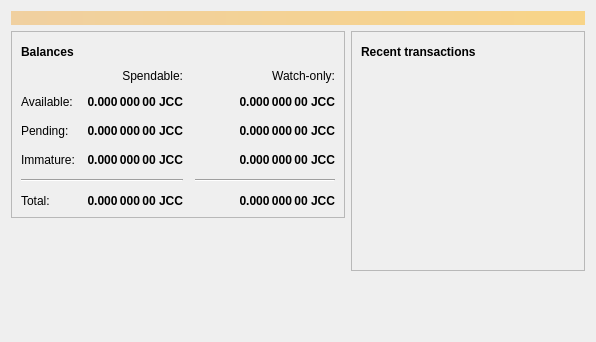
<?xml version="1.0" encoding="UTF-8"?>
<ui version="4.0">
 <class>OverviewPage</class>
 <widget class="QWidget" name="OverviewPage">
  <property name="geometry">
   <rect>
    <x>0</x>
    <y>0</y>
    <width>596</width>
    <height>342</height>
   </rect>
  </property>
  <property name="windowTitle">
   <string>Form</string>
  </property>
  <layout class="QVBoxLayout" name="topLayout">
   <item>
    <widget class="QLabel" name="labelAlerts">
     <property name="visible">
      <bool>false</bool>
     </property>
     <property name="styleSheet">
      <string notr="true">QLabel { background-color: qlineargradient(x1: 0, y1: 0, x2: 1, y2: 0, stop:0 #F0D0A0, stop:1 #F8D488); color:#000000; }</string>
     </property>
     <property name="wordWrap">
      <bool>true</bool>
     </property>
     <property name="margin">
      <number>3</number>
     </property>
     <property name="textInteractionFlags">
      <set>Qt::TextSelectableByMouse</set>
     </property>
    </widget>
   </item>
   <item>
    <layout class="QHBoxLayout" name="horizontalLayout" stretch="1,1">
     <item>
      <layout class="QVBoxLayout" name="verticalLayout_2">
       <item>
        <widget class="QFrame" name="frame">
         <property name="frameShape">
          <enum>QFrame::StyledPanel</enum>
         </property>
         <property name="frameShadow">
          <enum>QFrame::Raised</enum>
         </property>
         <layout class="QVBoxLayout" name="verticalLayout_4">
          <item>
           <layout class="QHBoxLayout" name="horizontalLayout_4">
            <item>
             <widget class="QLabel" name="label_5">
              <property name="font">
               <font>
                <weight>75</weight>
                <bold>true</bold>
               </font>
              </property>
              <property name="text">
               <string>Balances</string>
              </property>
             </widget>
            </item>
            <item>
             <widget class="QPushButton" name="labelWalletStatus">
              <property name="enabled">
               <bool>true</bool>
              </property>
              <property name="maximumSize">
               <size>
                <width>30</width>
                <height>16777215</height>
               </size>
              </property>
              <property name="toolTip">
               <string>The displayed information may be out of date. Your wallet automatically synchronizes with the johnnycash network after a connection is established, but this process has not completed yet.</string>
              </property>
              <property name="text">
               <string/>
              </property>
              <property name="icon">
               <iconset resource="../bitcoin.qrc">
                <normaloff>:/icons/warning</normaloff>
                <disabledoff>:/icons/warning</disabledoff>:/icons/warning</iconset>
              </property>
              <property name="iconSize">
               <size>
                <width>24</width>
                <height>24</height>
               </size>
              </property>
              <property name="flat">
               <bool>true</bool>
              </property>
             </widget>
            </item>
            <item>
             <spacer name="horizontalSpacer_3">
              <property name="orientation">
               <enum>Qt::Horizontal</enum>
              </property>
              <property name="sizeHint" stdset="0">
               <size>
                <width>40</width>
                <height>20</height>
               </size>
              </property>
             </spacer>
            </item>
           </layout>
          </item>
          <item>
           <layout class="QGridLayout" name="gridLayout">
            <property name="spacing">
             <number>12</number>
            </property>
            <item row="2" column="2">
             <widget class="QLabel" name="labelWatchPending">
              <property name="font">
               <font>
                <weight>75</weight>
                <bold>true</bold>
               </font>
              </property>
              <property name="cursor">
               <cursorShape>IBeamCursor</cursorShape>
              </property>
              <property name="toolTip">
               <string>Unconfirmed transactions to watch-only addresses</string>
              </property>
              <property name="text">
               <string notr="true">0.000 000 00 JCC</string>
              </property>
              <property name="alignment">
               <set>Qt::AlignRight|Qt::AlignTrailing|Qt::AlignVCenter</set>
              </property>
              <property name="textInteractionFlags">
               <set>Qt::LinksAccessibleByMouse|Qt::TextSelectableByKeyboard|Qt::TextSelectableByMouse</set>
              </property>
             </widget>
            </item>
            <item row="2" column="1">
             <widget class="QLabel" name="labelUnconfirmed">
              <property name="font">
               <font>
                <weight>75</weight>
                <bold>true</bold>
               </font>
              </property>
              <property name="cursor">
               <cursorShape>IBeamCursor</cursorShape>
              </property>
              <property name="toolTip">
               <string>Total of transactions that have yet to be confirmed, and do not yet count toward the spendable balance</string>
              </property>
              <property name="text">
               <string notr="true">0.000 000 00 JCC</string>
              </property>
              <property name="alignment">
               <set>Qt::AlignRight|Qt::AlignTrailing|Qt::AlignVCenter</set>
              </property>
              <property name="textInteractionFlags">
               <set>Qt::LinksAccessibleByMouse|Qt::TextSelectableByKeyboard|Qt::TextSelectableByMouse</set>
              </property>
             </widget>
            </item>
            <item row="3" column="2">
             <widget class="QLabel" name="labelWatchImmature">
              <property name="font">
               <font>
                <weight>75</weight>
                <bold>true</bold>
               </font>
              </property>
              <property name="cursor">
               <cursorShape>IBeamCursor</cursorShape>
              </property>
              <property name="toolTip">
               <string>Mined balance in watch-only addresses that has not yet matured</string>
              </property>
              <property name="text">
               <string notr="true">0.000 000 00 JCC</string>
              </property>
              <property name="alignment">
               <set>Qt::AlignRight|Qt::AlignTrailing|Qt::AlignVCenter</set>
              </property>
              <property name="textInteractionFlags">
               <set>Qt::LinksAccessibleByMouse|Qt::TextSelectableByKeyboard|Qt::TextSelectableByMouse</set>
              </property>
             </widget>
            </item>
            <item row="4" column="0" colspan="2">
             <widget class="Line" name="line">
              <property name="orientation">
               <enum>Qt::Horizontal</enum>
              </property>
             </widget>
            </item>
            <item row="4" column="2">
             <widget class="Line" name="lineWatchBalance">
              <property name="sizePolicy">
               <sizepolicy hsizetype="Preferred" vsizetype="Fixed">
                <horstretch>0</horstretch>
                <verstretch>0</verstretch>
               </sizepolicy>
              </property>
              <property name="minimumSize">
               <size>
                <width>140</width>
                <height>0</height>
               </size>
              </property>
              <property name="orientation">
               <enum>Qt::Horizontal</enum>
              </property>
             </widget>
            </item>
            <item row="5" column="0">
             <widget class="QLabel" name="labelTotalText">
              <property name="text">
               <string>Total:</string>
              </property>
             </widget>
            </item>
            <item row="3" column="1">
             <widget class="QLabel" name="labelImmature">
              <property name="font">
               <font>
                <weight>75</weight>
                <bold>true</bold>
               </font>
              </property>
              <property name="cursor">
               <cursorShape>IBeamCursor</cursorShape>
              </property>
              <property name="toolTip">
               <string>Mined balance that has not yet matured</string>
              </property>
              <property name="text">
               <string notr="true">0.000 000 00 JCC</string>
              </property>
              <property name="alignment">
               <set>Qt::AlignRight|Qt::AlignTrailing|Qt::AlignVCenter</set>
              </property>
              <property name="textInteractionFlags">
               <set>Qt::LinksAccessibleByMouse|Qt::TextSelectableByKeyboard|Qt::TextSelectableByMouse</set>
              </property>
             </widget>
            </item>
            <item row="2" column="3">
             <spacer name="horizontalSpacer_2">
              <property name="orientation">
               <enum>Qt::Horizontal</enum>
              </property>
              <property name="sizeHint" stdset="0">
               <size>
                <width>40</width>
                <height>20</height>
               </size>
              </property>
             </spacer>
            </item>
            <item row="3" column="0">
             <widget class="QLabel" name="labelImmatureText">
              <property name="text">
               <string>Immature:</string>
              </property>
             </widget>
            </item>
            <item row="5" column="1">
             <widget class="QLabel" name="labelTotal">
              <property name="font">
               <font>
                <weight>75</weight>
                <bold>true</bold>
               </font>
              </property>
              <property name="cursor">
               <cursorShape>IBeamCursor</cursorShape>
              </property>
              <property name="toolTip">
               <string>Your current total balance</string>
              </property>
              <property name="text">
               <string notr="true">0.000 000 00 JCC</string>
              </property>
              <property name="alignment">
               <set>Qt::AlignRight|Qt::AlignTrailing|Qt::AlignVCenter</set>
              </property>
              <property name="textInteractionFlags">
               <set>Qt::LinksAccessibleByMouse|Qt::TextSelectableByKeyboard|Qt::TextSelectableByMouse</set>
              </property>
             </widget>
            </item>
            <item row="5" column="2">
             <widget class="QLabel" name="labelWatchTotal">
              <property name="font">
               <font>
                <weight>75</weight>
                <bold>true</bold>
               </font>
              </property>
              <property name="cursor">
               <cursorShape>IBeamCursor</cursorShape>
              </property>
              <property name="toolTip">
               <string>Current total balance in watch-only addresses</string>
              </property>
              <property name="text">
               <string notr="true">0.000 000 00 JCC</string>
              </property>
              <property name="alignment">
               <set>Qt::AlignRight|Qt::AlignTrailing|Qt::AlignVCenter</set>
              </property>
              <property name="textInteractionFlags">
               <set>Qt::LinksAccessibleByMouse|Qt::TextSelectableByKeyboard|Qt::TextSelectableByMouse</set>
              </property>
             </widget>
            </item>
            <item row="0" column="2">
             <widget class="QLabel" name="labelWatchonly">
              <property name="text">
               <string>Watch-only:</string>
              </property>
              <property name="alignment">
               <set>Qt::AlignRight|Qt::AlignTrailing|Qt::AlignVCenter</set>
              </property>
             </widget>
            </item>
            <item row="1" column="0">
             <widget class="QLabel" name="labelBalanceText">
              <property name="text">
               <string>Available:</string>
              </property>
             </widget>
            </item>
            <item row="1" column="1">
             <widget class="QLabel" name="labelBalance">
              <property name="font">
               <font>
                <weight>75</weight>
                <bold>true</bold>
               </font>
              </property>
              <property name="cursor">
               <cursorShape>IBeamCursor</cursorShape>
              </property>
              <property name="toolTip">
               <string>Your current spendable balance</string>
              </property>
              <property name="text">
               <string notr="true">0.000 000 00 JCC</string>
              </property>
              <property name="alignment">
               <set>Qt::AlignRight|Qt::AlignTrailing|Qt::AlignVCenter</set>
              </property>
              <property name="textInteractionFlags">
               <set>Qt::LinksAccessibleByMouse|Qt::TextSelectableByKeyboard|Qt::TextSelectableByMouse</set>
              </property>
             </widget>
            </item>
            <item row="1" column="2">
             <widget class="QLabel" name="labelWatchAvailable">
              <property name="font">
               <font>
                <weight>75</weight>
                <bold>true</bold>
               </font>
              </property>
              <property name="cursor">
               <cursorShape>IBeamCursor</cursorShape>
              </property>
              <property name="toolTip">
               <string>Your current balance in watch-only addresses</string>
              </property>
              <property name="text">
               <string notr="true">0.000 000 00 JCC</string>
              </property>
              <property name="alignment">
               <set>Qt::AlignRight|Qt::AlignTrailing|Qt::AlignVCenter</set>
              </property>
              <property name="textInteractionFlags">
               <set>Qt::LinksAccessibleByMouse|Qt::TextSelectableByKeyboard|Qt::TextSelectableByMouse</set>
              </property>
             </widget>
            </item>
            <item row="2" column="0">
             <widget class="QLabel" name="labelPendingText">
              <property name="text">
               <string>Pending:</string>
              </property>
             </widget>
            </item>
            <item row="0" column="1">
             <widget class="QLabel" name="labelSpendable">
              <property name="text">
               <string>Spendable:</string>
              </property>
              <property name="alignment">
               <set>Qt::AlignRight|Qt::AlignTrailing|Qt::AlignVCenter</set>
              </property>
             </widget>
            </item>
           </layout>
          </item>
         </layout>
        </widget>
       </item>
       <item>
        <spacer name="verticalSpacer">
         <property name="orientation">
          <enum>Qt::Vertical</enum>
         </property>
         <property name="sizeHint" stdset="0">
          <size>
           <width>20</width>
           <height>40</height>
          </size>
         </property>
        </spacer>
       </item>
      </layout>
     </item>
     <item>
      <layout class="QVBoxLayout" name="verticalLayout_3">
       <item>
        <widget class="QFrame" name="frame_2">
         <property name="frameShape">
          <enum>QFrame::StyledPanel</enum>
         </property>
         <property name="frameShadow">
          <enum>QFrame::Raised</enum>
         </property>
         <layout class="QVBoxLayout" name="verticalLayout">
          <item>
           <layout class="QHBoxLayout" name="horizontalLayout_2">
            <item>
             <widget class="QLabel" name="label_4">
              <property name="font">
               <font>
                <weight>75</weight>
                <bold>true</bold>
               </font>
              </property>
              <property name="text">
               <string>Recent transactions</string>
              </property>
             </widget>
            </item>
            <item>
             <widget class="QPushButton" name="labelTransactionsStatus">
              <property name="enabled">
               <bool>true</bool>
              </property>
              <property name="maximumSize">
               <size>
                <width>30</width>
                <height>16777215</height>
               </size>
              </property>
              <property name="toolTip">
               <string>The displayed information may be out of date. Your wallet automatically synchronizes with the johnnycash network after a connection is established, but this process has not completed yet.</string>
              </property>
              <property name="text">
               <string/>
              </property>
              <property name="icon">
               <iconset resource="../bitcoin.qrc">
                <normaloff>:/icons/warning</normaloff>
                <disabledoff>:/icons/warning</disabledoff>:/icons/warning</iconset>
              </property>
              <property name="iconSize">
               <size>
                <width>24</width>
                <height>24</height>
               </size>
              </property>
              <property name="flat">
               <bool>true</bool>
              </property>
             </widget>
            </item>
            <item>
             <spacer name="horizontalSpacer">
              <property name="orientation">
               <enum>Qt::Horizontal</enum>
              </property>
              <property name="sizeHint" stdset="0">
               <size>
                <width>40</width>
                <height>20</height>
               </size>
              </property>
             </spacer>
            </item>
           </layout>
          </item>
          <item>
           <widget class="QListView" name="listTransactions">
            <property name="styleSheet">
             <string notr="true">QListView { background: transparent; }</string>
            </property>
            <property name="frameShape">
             <enum>QFrame::NoFrame</enum>
            </property>
            <property name="verticalScrollBarPolicy">
             <enum>Qt::ScrollBarAlwaysOff</enum>
            </property>
            <property name="horizontalScrollBarPolicy">
             <enum>Qt::ScrollBarAlwaysOff</enum>
            </property>
            <property name="selectionMode">
             <enum>QAbstractItemView::NoSelection</enum>
            </property>
           </widget>
          </item>
         </layout>
        </widget>
       </item>
       <item>
        <spacer name="verticalSpacer_2">
         <property name="orientation">
          <enum>Qt::Vertical</enum>
         </property>
         <property name="sizeHint" stdset="0">
          <size>
           <width>20</width>
           <height>40</height>
          </size>
         </property>
        </spacer>
       </item>
      </layout>
     </item>
    </layout>
   </item>
  </layout>
 </widget>
 <resources/>
 <connections/>
</ui>
